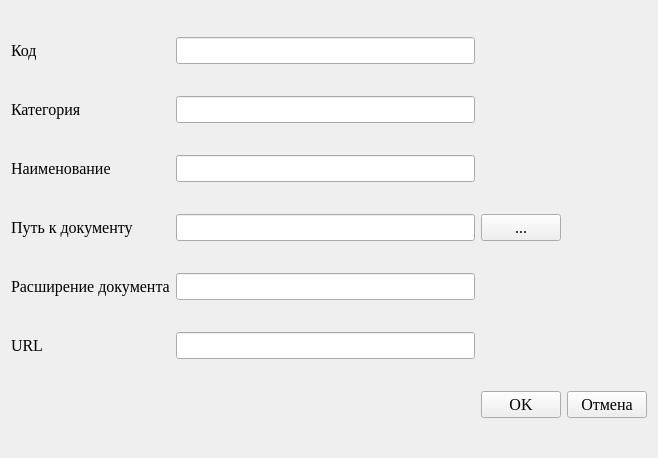
<?xml version="1.0" encoding="UTF-8"?>
<ui version="4.0">
 <class>DocsRegulationEditDialog</class>
 <widget class="QWidget" name="DocsRegulationEditDialog">
  <property name="geometry">
   <rect>
    <x>0</x>
    <y>0</y>
    <width>658</width>
    <height>458</height>
   </rect>
  </property>
  <property name="font">
   <font>
    <family>Times New Roman</family>
    <pointsize>12</pointsize>
   </font>
  </property>
  <property name="windowTitle">
   <string>Нормативные документы</string>
  </property>
  <property name="windowIcon">
   <iconset resource="../../../res.qrc">
    <normaloff>:/icons/icon.png</normaloff>:/icons/icon.png</iconset>
  </property>
  <layout class="QGridLayout" name="gridLayout">
   <item row="0" column="0">
    <widget class="QLabel" name="label_2">
     <property name="text">
      <string>Код</string>
     </property>
    </widget>
   </item>
   <item row="2" column="1">
    <widget class="QLineEdit" name="titleEdit"/>
   </item>
   <item row="0" column="1">
    <widget class="QLineEdit" name="codeEdit"/>
   </item>
   <item row="5" column="1">
    <widget class="QLineEdit" name="urlEdit"/>
   </item>
   <item row="3" column="1">
    <widget class="QLineEdit" name="pathEdit"/>
   </item>
   <item row="4" column="1">
    <widget class="QLineEdit" name="docs_extEdit"/>
   </item>
   <item row="6" column="0">
    <widget class="QLabel" name="label">
     <property name="text">
      <string/>
     </property>
    </widget>
   </item>
   <item row="2" column="0">
    <widget class="QLabel" name="label_4">
     <property name="text">
      <string>Наименование</string>
     </property>
    </widget>
   </item>
   <item row="6" column="3">
    <widget class="QPushButton" name="cancelButton">
     <property name="maximumSize">
      <size>
       <width>16777215</width>
       <height>16777215</height>
      </size>
     </property>
     <property name="text">
      <string>Отмена</string>
     </property>
    </widget>
   </item>
   <item row="5" column="0">
    <widget class="QLabel" name="label_7">
     <property name="text">
      <string>URL</string>
     </property>
    </widget>
   </item>
   <item row="1" column="0">
    <widget class="QLabel" name="label_3">
     <property name="text">
      <string>Категория</string>
     </property>
    </widget>
   </item>
   <item row="3" column="0">
    <widget class="QLabel" name="label_5">
     <property name="text">
      <string>Путь к документу</string>
     </property>
    </widget>
   </item>
   <item row="4" column="0">
    <widget class="QLabel" name="label_6">
     <property name="text">
      <string>Расширение документа</string>
     </property>
    </widget>
   </item>
   <item row="1" column="1">
    <widget class="QLineEdit" name="categoryEdit"/>
   </item>
   <item row="6" column="2">
    <widget class="QPushButton" name="okButton">
     <property name="text">
      <string>OK</string>
     </property>
    </widget>
   </item>
   <item row="3" column="2">
    <widget class="QPushButton" name="pathButton">
     <property name="text">
      <string>...</string>
     </property>
    </widget>
   </item>
  </layout>
 </widget>
 <resources>
  <include location="../../../res.qrc"/>
 </resources>
 <connections/>
</ui>
